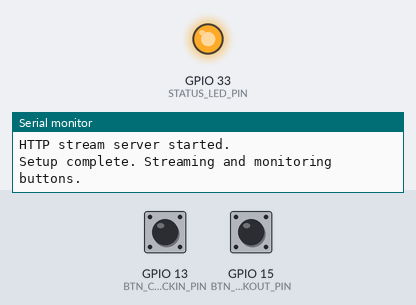
Simulated run of this sketch. Board: ESP32. On the bench: output pins drawn as LEDs (lit = HIGH), the last lines printed to the serial monitor. The test bench sets the inputs (shaded band); at power-on: GPIO 13 (BTN_CHECKIN_PIN) HIGH, GPIO 15 (BTN_CHECKOUT_PIN) HIGH. WiFi joins after 1.5 s; servers stay silent unless stated; uploads are accepted with an empty reply; the camera gives no picture.

Above: at 4.6 s.
4.7 s: GPIO 13 (BTN_CHECKIN_PIN) pulled LOW for 0.15 s
At 4.91 s:
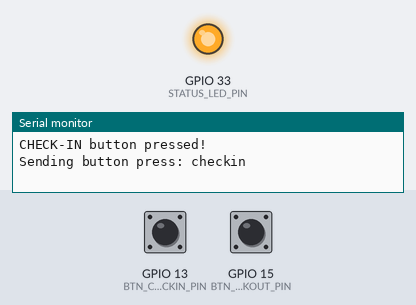
6.3 s: GPIO 15 (BTN_CHECKOUT_PIN) pulled LOW for 0.15 s
At 6.51 s:
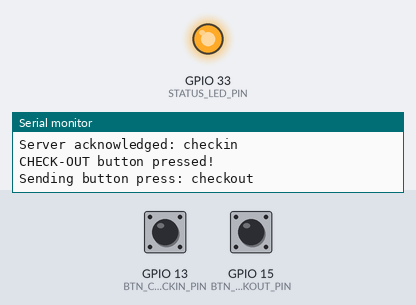
Timing chart, 0 to 9.3 s (numbered marks = the images above; inputs shaded):
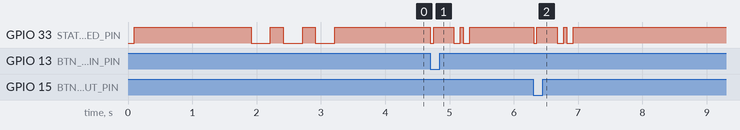

Measured:
- after the input at 4.7 s, GPIO 33 (STATUS_LED_PIN): goes LOW 0.05 s, HIGH 0.31 s, LOW 0.10 s, HIGH 0.05 s, LOW 0.10 s, then HIGH, starting at once
- after the input at 6.3 s, GPIO 33 (STATUS_LED_PIN): goes LOW 0.05 s, HIGH 0.31 s, LOW 0.10 s, HIGH 0.05 s, LOW 0.10 s, then HIGH, starting at once

The sketch:

esp32cam_kiosk.ino
```cpp
/**
 * ============================================================================
 * ZOHO SMART KIOSK — ESP32-CAM Firmware
 * ============================================================================
 * Board  : AI Thinker ESP32-CAM (or compatible)
 * Purpose:
 *   1. Stream MJPEG video over WiFi at http://<IP>/stream
 *   2. Monitor two push buttons (Check-In / Check-Out)
 *   3. On button press, send HTTP GET to the Node.js middleware on the server
 *
 * Before uploading:
 *   1. Edit esp32cam_kiosk/config.h with your WiFi & server details
 *   2. Select board: Tools → Board → AI Thinker ESP32-CAM
 *   3. Select Upload Speed: 115200
 *   4. Select Partition Scheme: Huge APP (3MB No OTA/1MB SPIFFS)
 *   5. Connect IO0 → GND for upload, remove AFTER upload
 * ============================================================================
 */

#include "config.h"
#include "esp_camera.h"
#include "esp_http_server.h"
#include <WiFi.h>
#include <WiFiClient.h>

// ─── AI Thinker ESP32-CAM Pin Map ────────────────────────────────────────────
// DO NOT change these — they are hardwired on the PCB
#define PWDN_GPIO_NUM     32
#define RESET_GPIO_NUM    -1
#define XCLK_GPIO_NUM      0
#define SIOD_GPIO_NUM     26
#define SIOC_GPIO_NUM     27
#define Y9_GPIO_NUM       35
#define Y8_GPIO_NUM       34
#define Y7_GPIO_NUM       39
#define Y6_GPIO_NUM       36
#define Y5_GPIO_NUM       21
#define Y4_GPIO_NUM       19
#define Y3_GPIO_NUM       18
#define Y2_GPIO_NUM        5
#define VSYNC_GPIO_NUM    25
#define HREF_GPIO_NUM     23
#define PCLK_GPIO_NUM     22

// ─── Debug Macro ──────────────────────────────────────────────────────────────
#if DEBUG_SERIAL
  #define DBG(x) Serial.print(x)
  #define DBGLN(x) Serial.println(x)
  #define DBGF(...) Serial.printf(__VA_ARGS__)
#else
  #define DBG(x)
  #define DBGLN(x)
  #define DBGF(...)
#endif

// ─── MJPEG Stream Globals ─────────────────────────────────────────────────────
httpd_handle_t stream_httpd = NULL;

#define PART_BOUNDARY "frame_boundary_zoho_kiosk"
static const char* STREAM_CONTENT_TYPE =
    "multipart/x-mixed-replace;boundary=" PART_BOUNDARY;
static const char* STREAM_BOUNDARY = "\r\n--" PART_BOUNDARY "\r\n";
static const char* STREAM_PART     =
    "Content-Type: image/jpeg\r\nContent-Length: %u\r\n\r\n";

// ─── Button State ─────────────────────────────────────────────────────────────
volatile bool checkinPressed  = false;
volatile bool checkoutPressed = false;

unsigned long lastCheckinDebounce  = 0;
unsigned long lastCheckoutDebounce = 0;
const unsigned long DEBOUNCE_MS = 200;

// ─── LED Blink Helper ─────────────────────────────────────────────────────────
void blinkLED(int times, int onMs = 100, int offMs = 100) {
  for (int i = 0; i < times; i++) {
    digitalWrite(STATUS_LED_PIN, LOW);  // Active LOW
    delay(onMs);
    digitalWrite(STATUS_LED_PIN, HIGH);
    delay(offMs);
  }
}

// ─── Camera Initialization ───────────────────────────────────────────────────
bool initCamera() {
  camera_config_t cfg;
  cfg.ledc_channel = LEDC_CHANNEL_0;
  cfg.ledc_timer   = LEDC_TIMER_0;
  cfg.pin_d0       = Y2_GPIO_NUM;
  cfg.pin_d1       = Y3_GPIO_NUM;
  cfg.pin_d2       = Y4_GPIO_NUM;
  cfg.pin_d3       = Y5_GPIO_NUM;
  cfg.pin_d4       = Y6_GPIO_NUM;
  cfg.pin_d5       = Y7_GPIO_NUM;
  cfg.pin_d6       = Y8_GPIO_NUM;
  cfg.pin_d7       = Y9_GPIO_NUM;
  cfg.pin_xclk     = XCLK_GPIO_NUM;
  cfg.pin_pclk     = PCLK_GPIO_NUM;
  cfg.pin_vsync    = VSYNC_GPIO_NUM;
  cfg.pin_href     = HREF_GPIO_NUM;
  cfg.pin_sscb_sda = SIOD_GPIO_NUM;
  cfg.pin_sscb_scl = SIOC_GPIO_NUM;
  cfg.pin_pwdn     = PWDN_GPIO_NUM;
  cfg.pin_reset    = RESET_GPIO_NUM;
  cfg.xclk_freq_hz = 20000000;
  cfg.pixel_format = PIXFORMAT_JPEG;
  cfg.frame_size   = CAM_FRAME_SIZE;
  cfg.jpeg_quality = CAM_JPEG_QUALITY;
  cfg.fb_count     = 2;  // Double buffering for smoother streaming

  esp_err_t err = esp_camera_init(&cfg);
  if (err != ESP_OK) {
    DBGF("Camera init failed: 0x%x\n", err);
    return false;
  }

  // Optimize sensor settings for indoor lighting
  sensor_t* s = esp_camera_sensor_get();
  if (s) {
    s->set_brightness(s, 1);       // Slightly brighter
    s->set_contrast(s, 0);
    s->set_saturation(s, 0);
    s->set_special_effect(s, 0);   // No special effect
    s->set_whitebal(s, 1);         // Auto white balance ON
    s->set_awb_gain(s, 1);
    s->set_wb_mode(s, 0);          // Auto WB mode
    s->set_exposure_ctrl(s, 1);    // Auto exposure ON
    s->set_aec2(s, 0);
    s->set_gain_ctrl(s, 1);        // Auto gain ON
    s->set_agc_gain(s, 0);
    s->set_gainceiling(s, (gainceiling_t)0);
    s->set_bpc(s, 0);
    s->set_wpc(s, 1);
    s->set_raw_gma(s, 1);
    s->set_lenc(s, 1);
    s->set_hmirror(s, 0);
    s->set_vflip(s, 0);
    s->set_dcw(s, 1);
    s->set_colorbar(s, 0);
  }

  DBGLN("Camera initialized successfully.");
  return true;
}

// ─── MJPEG Stream HTTP Handler ────────────────────────────────────────────────
esp_err_t streamHandler(httpd_req_t* req) {
  camera_fb_t* fb    = NULL;
  esp_err_t    res   = ESP_OK;
  size_t       jpgLen = 0;
  uint8_t*     jpgBuf = NULL;
  char         partBuf[64];

  // Set response as multipart stream
  res = httpd_resp_set_type(req, STREAM_CONTENT_TYPE);
  if (res != ESP_OK) return res;

  // Disable Nagle's algorithm for lower latency
  httpd_resp_set_hdr(req, "Access-Control-Allow-Origin", "*");
  httpd_resp_set_hdr(req, "X-Framerate", "15");

  DBGLN("Client connected to /stream");

  while (true) {
    fb = esp_camera_fb_get();
    if (!fb) {
      DBGLN("Camera capture failed");
      res = ESP_FAIL;
    } else {
      if (fb->format != PIXFORMAT_JPEG) {
        // Convert to JPEG if not already
        bool ok = frame2jpg(fb, CAM_JPEG_QUALITY, &jpgBuf, &jpgLen);
        esp_camera_fb_return(fb);
        fb = NULL;
        if (!ok) {
          DBGLN("JPEG conversion failed");
          res = ESP_FAIL;
        }
      } else {
        jpgLen = fb->len;
        jpgBuf = fb->buf;
      }
    }

    if (res == ESP_OK) {
      // Send multipart boundary
      res = httpd_resp_send_chunk(req, STREAM_BOUNDARY, strlen(STREAM_BOUNDARY));
    }
    if (res == ESP_OK) {
      // Send JPEG part header
      size_t hlen = snprintf(partBuf, 64, STREAM_PART, jpgLen);
      res = httpd_resp_send_chunk(req, partBuf, hlen);
    }
    if (res == ESP_OK) {
      // Send JPEG data
      res = httpd_resp_send_chunk(req, (const char*)jpgBuf, jpgLen);
    }

    // Free frame buffer
    if (fb) {
      esp_camera_fb_return(fb);
      fb     = NULL;
      jpgBuf = NULL;
    } else if (jpgBuf) {
      free(jpgBuf);
      jpgBuf = NULL;
    }

    if (res != ESP_OK) {
      DBGLN("Stream client disconnected.");
      break;
    }
  }

  return res;
}

// ─── Root / Info Handler ──────────────────────────────────────────────────────
esp_err_t rootHandler(httpd_req_t* req) {
  char buf[256];
  snprintf(buf, sizeof(buf),
    "Zoho Kiosk ESP32-CAM\n"
    "Stream: http://%s/stream\n"
    "Buttons: GPIO%d (Check-In), GPIO%d (Check-Out)\n",
    WiFi.localIP().toString().c_str(),
    BTN_CHECKIN_PIN, BTN_CHECKOUT_PIN
  );
  httpd_resp_send(req, buf, strlen(buf));
  return ESP_OK;
}

// ─── Start HTTP Server ────────────────────────────────────────────────────────
void startStreamServer() {
  httpd_config_t config = HTTPD_DEFAULT_CONFIG();
  config.server_port   = 80;
  config.max_uri_handlers = 4;

  httpd_uri_t streamUri = {
    .uri      = "/stream",
    .method   = HTTP_GET,
    .handler  = streamHandler,
    .user_ctx = NULL
  };
  httpd_uri_t rootUri = {
    .uri      = "/",
    .method   = HTTP_GET,
    .handler  = rootHandler,
    .user_ctx = NULL
  };

  if (httpd_start(&stream_httpd, &config) == ESP_OK) {
    httpd_register_uri_handler(stream_httpd, &streamUri);
    httpd_register_uri_handler(stream_httpd, &rootUri);
    DBGLN("HTTP stream server started.");
  } else {
    DBGLN("ERROR: Failed to start HTTP server!");
  }
}

// ─── Send Button Press to Server ──────────────────────────────────────────────
void sendButtonPress(const char* action) {
  DBGF("Sending button press: %s\n", action);
  blinkLED(1, 50, 50);

  WiFiClient client;
  if (!client.connect(SERVER_IP, SERVER_PORT)) {
    DBGLN("ERROR: Could not connect to middleware server!");
    blinkLED(3, 50, 50);  // 3 fast blinks = error
    return;
  }

  // Send HTTP GET request
  String request = String("GET /button/") + action +
                   " HTTP/1.1\r\nHost: " + SERVER_IP +
                   "\r\nConnection: close\r\n\r\n";
  client.print(request);

  // Wait for response (up to 2 seconds)
  unsigned long timeout = millis();
  while (client.available() == 0) {
    if (millis() - timeout > 2000) {
      DBGLN("Timeout waiting for server response");
      client.stop();
      return;
    }
  }

  // Read and log the response
  String response = "";
  while (client.available()) {
    response += (char)client.read();
  }
  client.stop();

  // Check if server returned success
  if (response.indexOf("200 OK") >= 0) {
    DBGF("Server acknowledged: %s\n", action);
    blinkLED(2, 100, 50);  // 2 blinks = success
  } else {
    DBGLN("Server returned unexpected response.");
    blinkLED(3, 50, 50);
  }
}

// ─── WiFi Reconnect ───────────────────────────────────────────────────────────
void ensureWiFiConnected() {
  if (WiFi.status() != WL_CONNECTED) {
    DBGLN("WiFi disconnected, reconnecting...");
    WiFi.disconnect();
    WiFi.begin(WIFI_SSID, WIFI_PASSWORD);

    int attempts = 0;
    while (WiFi.status() != WL_CONNECTED && attempts < 20) {
      delay(500);
      DBG(".");
      attempts++;
    }
    DBGLN("");

    if (WiFi.status() == WL_CONNECTED) {
      DBGF("Reconnected. IP: %s\n", WiFi.localIP().toString().c_str());
    } else {
      DBGLN("Reconnect failed. Will retry...");
    }
  }
}

// ─── SETUP ────────────────────────────────────────────────────────────────────
void setup() {
#if DEBUG_SERIAL
  Serial.begin(115200);
  delay(100);
  DBGLN("\n\n=== Zoho Kiosk ESP32-CAM ===");
#endif

  // LED setup
  pinMode(STATUS_LED_PIN, OUTPUT);
  digitalWrite(STATUS_LED_PIN, HIGH); // OFF (active LOW)

  // Button setup — use internal pull-up resistors (buttons connect pin to GND)
  pinMode(BTN_CHECKIN_PIN,  INPUT_PULLUP);
  pinMode(BTN_CHECKOUT_PIN, INPUT_PULLUP);
  DBGF("Buttons on GPIO%d (Check-In) and GPIO%d (Check-Out)\n",
       BTN_CHECKIN_PIN, BTN_CHECKOUT_PIN);

  // Initialize camera
  if (!initCamera()) {
    DBGLN("FATAL: Camera init failed. Check module and connections.");
    // Blink rapidly forever to signal error
    while (true) { blinkLED(10, 50, 50); delay(1000); }
  }

  // Connect to WiFi
  DBGF("Connecting to WiFi: %s\n", WIFI_SSID);
  WiFi.mode(WIFI_STA);

#if USE_STATIC_IP
  // Apply static IP — the device will ALWAYS get this IP regardless of DHCP.
  // This means the server config (ESP32_CAM_IP) never needs to change.
  IPAddress ip, gw, sn, dns;
  ip.fromString(STATIC_IP);
  gw.fromString(GATEWAY_IP);
  sn.fromString(SUBNET_MASK);
  dns.fromString(DNS_IP);
  WiFi.config(ip, gw, sn, dns);
  DBGF("Static IP configured: %s\n", STATIC_IP);
#else
  DBGLN("Using DHCP (dynamic IP — check router for assigned IP)");
#endif

  WiFi.begin(WIFI_SSID, WIFI_PASSWORD);
  WiFi.setSleep(false); // Disable WiFi sleep for lower latency

  int attempts = 0;
  while (WiFi.status() != WL_CONNECTED && attempts < 30) {
    delay(500);
    DBG(".");
    attempts++;
  }
  DBGLN("");

  if (WiFi.status() != WL_CONNECTED) {
    DBGLN("FATAL: Could not connect to WiFi. Check SSID/password in config.h");
    while (true) { blinkLED(5, 200, 100); delay(2000); }
  }

  DBGLN("WiFi connected!");
  DBGF("  IP Address : %s\n", WiFi.localIP().toString().c_str());
  DBGF("  Signal     : %d dBm\n", WiFi.RSSI());
  DBGF("  Stream URL : http://%s/stream\n", WiFi.localIP().toString().c_str());

  // Start HTTP streaming server
  startStreamServer();

  // Ready — 3 slow blinks
  blinkLED(3, 300, 200);
  DBGLN("Setup complete. Streaming and monitoring buttons.");
}

// ─── LOOP ─────────────────────────────────────────────────────────────────────
void loop() {
  // Ensure WiFi stays connected
  ensureWiFiConnected();

  // ── Check-In Button ─────────────────────────────────────────────────────────
  if (digitalRead(BTN_CHECKIN_PIN) == LOW) {
    unsigned long now = millis();
    if (now - lastCheckinDebounce > DEBOUNCE_MS) {
      lastCheckinDebounce = now;
      DBGLN("CHECK-IN button pressed!");
      sendButtonPress("checkin");
      // Wait for button release before allowing another press
      while (digitalRead(BTN_CHECKIN_PIN) == LOW) { delay(10); }
    }
  }

  // ── Check-Out Button ────────────────────────────────────────────────────────
  if (digitalRead(BTN_CHECKOUT_PIN) == LOW) {
    unsigned long now = millis();
    if (now - lastCheckoutDebounce > DEBOUNCE_MS) {
      lastCheckoutDebounce = now;
      DBGLN("CHECK-OUT button pressed!");
      sendButtonPress("checkout");
      while (digitalRead(BTN_CHECKOUT_PIN) == LOW) { delay(10); }
    }
  }

  delay(10); // Small yield to let background tasks (WiFi, HTTP) run
}
```

config.h
```cpp
// =============================================================================
// USER CONFIGURATION — Edit this file before uploading to ESP32-CAM
// =============================================================================
#ifndef CONFIG_H
#define CONFIG_H

// ── WiFi Settings ─────────────────────────────────────────────────────────────
#define WIFI_SSID     "YOUR_WIFI_NAME"       // Your WiFi network name
#define WIFI_PASSWORD "YOUR_WIFI_PASSWORD"   // Your WiFi password

// ── Static IP (HIGHLY RECOMMENDED) ───────────────────────────────────────────
// Set this to true so the ESP32-CAM always gets the same IP, even after reboots.
// This means you never have to update the server config when the device restarts.
//
// How to choose values:
//   STATIC_IP  → Pick any free IP in your network (e.g. 192.168.1.151)
//                 Must be OUTSIDE your router's DHCP range to avoid conflicts!
//                 (Log into your router → DHCP settings → note the DHCP range,
//                  e.g. 192.168.1.100–200. Pick something like 192.168.1.151.)
//   GATEWAY    → Your router's IP (usually 192.168.1.1 or 192.168.0.1)
//   SUBNET     → Almost always 255.255.255.0
//   DNS        → Use 8.8.8.8 (Google) or your router's IP

#define USE_STATIC_IP  true   // ← Set false to use DHCP instead

#define STATIC_IP   "192.168.1.151"   // ← CHANGE THIS (must be outside DHCP range)
#define GATEWAY_IP  "192.168.1.1"     // ← Your router's IP
#define SUBNET_MASK "255.255.255.0"
#define DNS_IP      "8.8.8.8"

// ── Server Settings ───────────────────────────────────────────────────────────
// The LOCAL network IP of your server (NOT the Tailscale IP).
// Your server's local IP is 192.168.1.150
// Your middleware port is 5003
#define SERVER_IP   "192.168.1.150"
#define SERVER_PORT 5003

// ── Button GPIO Pins ──────────────────────────────────────────────────────────
// Connect buttons BETWEEN these GPIO pins and GND.
// The pins use internal pull-up resistors (no resistors needed in hardware).
#define BTN_CHECKIN_PIN  13   // Green button → GPIO 13
#define BTN_CHECKOUT_PIN 15   // Red button   → GPIO 15

// ── Camera Settings ───────────────────────────────────────────────────────────
// Frame size options (comment/uncomment one):
//   FRAMESIZE_QVGA  — 320x240  (fastest, lowest quality)
//   FRAMESIZE_VGA   — 640x480  (recommended, good balance)
//   FRAMESIZE_SVGA  — 800x600
//   FRAMESIZE_XGA   — 1024x768 (might be too slow over WiFi)
#define CAM_FRAME_SIZE  FRAMESIZE_VGA

// JPEG quality: lower = better quality, larger file (range: 4–63)
#define CAM_JPEG_QUALITY 12

// ── Status LED ────────────────────────────────────────────────────────────────
// The built-in LED on most ESP32-CAM boards (used for status blinks)
#define STATUS_LED_PIN 33   // On-board LED (active LOW on AI-Thinker)

// ── Debug ─────────────────────────────────────────────────────────────────────
#define DEBUG_SERIAL true   // Set false to disable Serial output (saves power)

#endif // CONFIG_H
```
